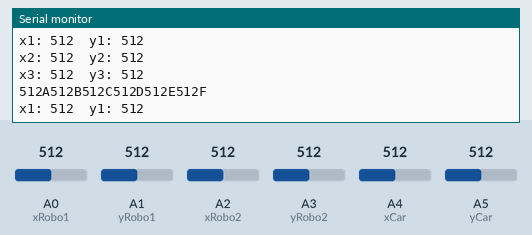
Simulated run of this sketch. Board: Arduino Uno, built with avr-gcc and run on an emulated ATmega328P. Shown: the last lines printed to the serial monitor. Inputs (shaded band) come from the test bench; at power-on: A0 (xRobo1) = 512, A1 (yRobo1) = 512, A4 (xCar) = 512, A2 (xRobo2) = 512, A3 (yRobo2) = 512, A5 (yCar) = 512. No radio packets arrive unless stated.

Above: at 1.2 s.
1.3 s: A0 (xRobo1) set to 111
At 2.1 s:
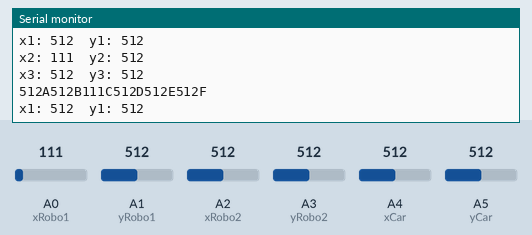
4.3 s: A0 (xRobo1) set to 90
At 4.8 s:
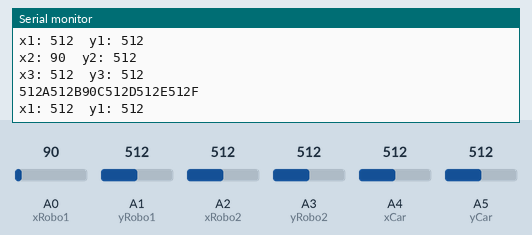
7.3 s: A1 (yRobo1) set to 107
At 8.0 s:
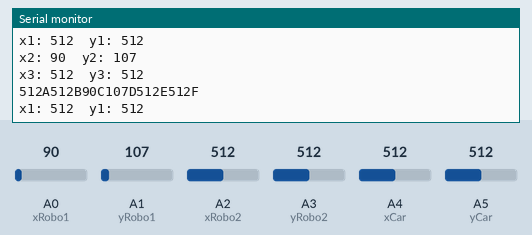
10.3 s: A1 (yRobo1) set to 94
At 11.3 s:
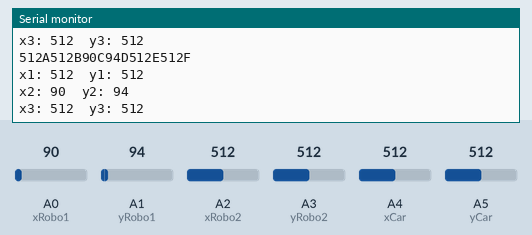
11.8 s: A4 (xCar) set to 105
At 12.8 s:
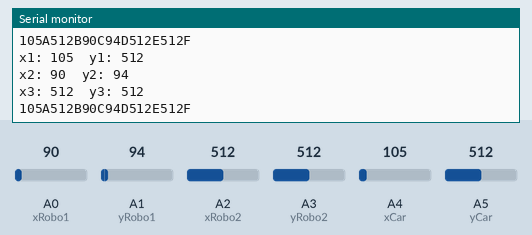
14.8 s: A4 (xCar) set to 88
At 15.6 s:
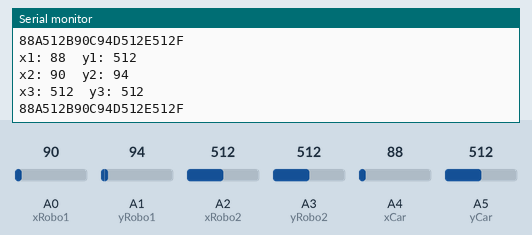
Timing chart, 0 to 17.3 s (numbered marks = the images above; inputs shaded):
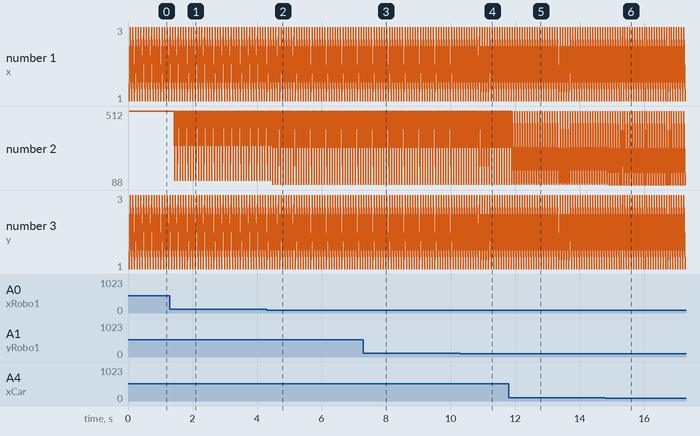

Measured:
- after the input at 1.3 s, the serial monitor: prints a new line after 0.10 s (image 1)
- after the input at 4.3 s, the serial monitor: prints a new line after 0.14 s (image 2)
- after the input at 7.3 s, the serial monitor: prints a new line after 0.11 s (image 3)
- after the input at 10.3 s, the serial monitor: prints a new line after 0.07 s (image 4)
- after the input at 11.8 s, the serial monitor: prints a new line after 0.13 s (image 5)
- after the input at 14.8 s, the serial monitor: prints a new line after 0.09 s (image 6)
- plotted number 2: 512 → 90 after the input at 4.3 s, 512 → 88 after the input at 14.8 s

The sketch:

Transmitter.ino
```cpp
#include <SPI.h>
#include <nRF24L01.h>
#include <RF24.h>
RF24 radio(7, 8); // CE, CSN
char strData[12];
const byte addresses[6] = "00001";
const int xRobo1 = A0;
const int yRobo1 = A1;
const int xRobo2 = A2;
const int yRobo2 = A3;
const int xCar = A4;
const int yCar = A5;
int xcar;
int ycar;
int xrobo1;
int yrobo1;
int xrobo2;
int yrobo2;
void setup() {
  Serial.begin(9600);
  radio.begin();
  radio.openWritingPipe(addresses);
  radio.setPALevel(RF24_PA_MAX);
  radio.stopListening();
}

void loop() {
  xcar = analogRead(xCar);
  ycar = analogRead(yCar);
  xrobo1 = analogRead(xRobo1);
  yrobo1 = analogRead(yRobo1);
  xrobo2 = analogRead(xRobo2);
  yrobo2 = analogRead(yRobo2);
String DATA = String(xcar) + "A"+String(ycar) + "B" + String(xrobo1) + "C" + String(yrobo1) + "D" + String(xrobo2) + "E" + String(yrobo2) + "F" ;
  Serial.println(DATA);
  Serial.println();
  radio.write(DATA.c_str(), DATA.length()+1);
  delay(20);
  // Print the joystick values to the serial monitor
  Serial.print("x1: ");
  Serial.print(xcar);
  Serial.print("\t");
  Serial.print("y1: ");
  Serial.println(ycar);

  Serial.print("x2: ");
  Serial.print(xrobo1);
  Serial.print("\t");
  Serial.print("y2: ");
  Serial.println(yrobo1);

  Serial.print("x3: ");
  Serial.print(xrobo2);
  Serial.print("\t");
  Serial.print("y3: ");
  Serial.println(yrobo2);
}
```
